Frame 1 (no input): blank canvas, image omitted
Frame 60 (no input): blank canvas, image omitted
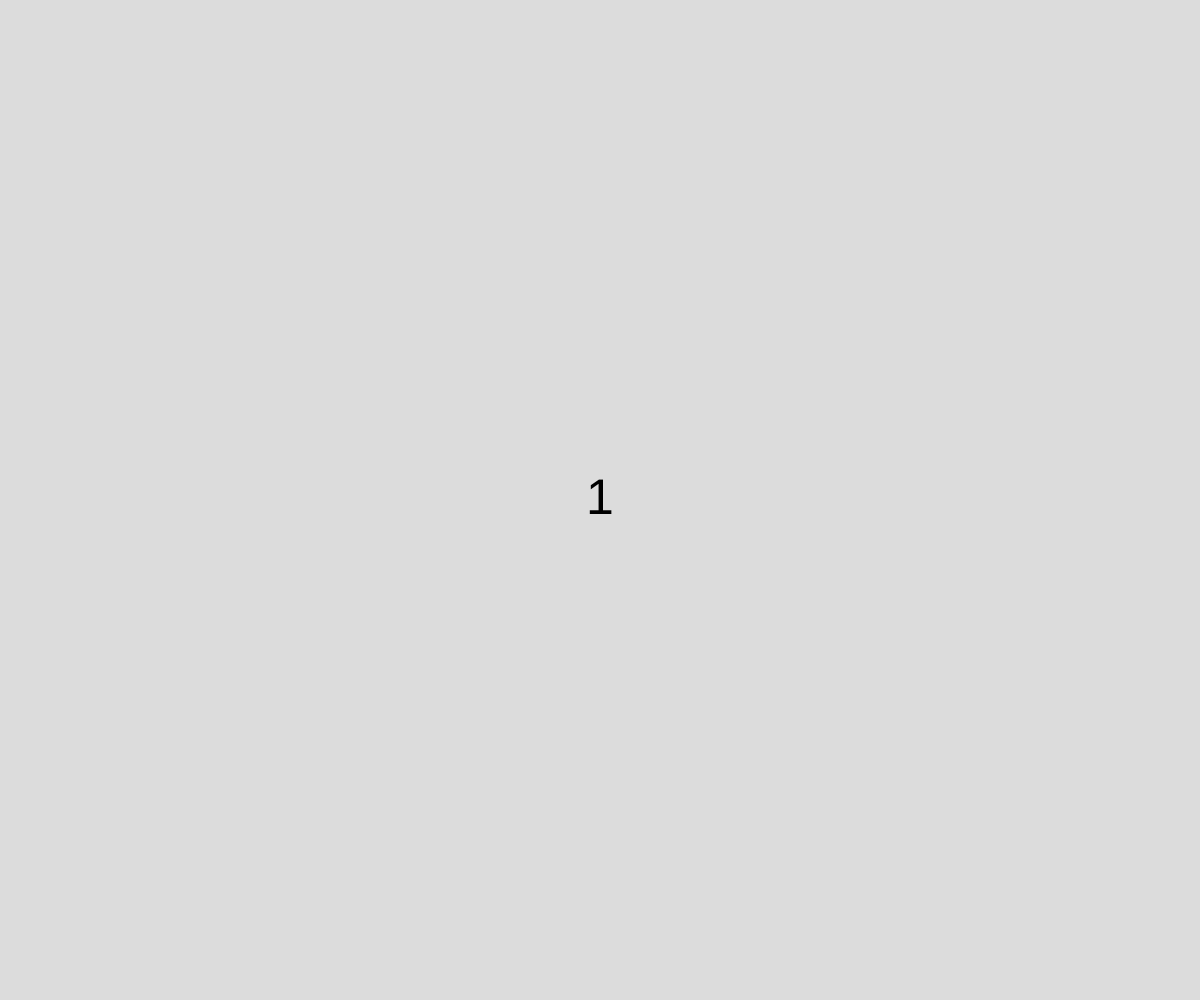
Frame 120 (the mouse pressed at the canvas centre since frame 60)

The p5.js sketch whose frames 1 and 60 were blank and that drew this single picture after the mouse press (run headless with seeded random() and noise() and a simulated clock; from frame 60 on, the mouse is pressed at the canvas centre):

// p5.js sketch
// ── sketch.js
// Project Title
// Your Name
// Date
//
// Extra for Experts:
// - describe what you did to take this project "above and beyond"


let numOfClicks;

function setup() {
  createCanvas(windowWidth, windowHeight);
  numOfClicks = getItem('score') || 0;
}

function draw() {
  background(220);

  displayClicks();
}

function displayClicks(){
  fill('black');
  textSize(50);
  textAlign(CENTER,CENTER);
  text(numOfClicks, width/2, height/2);
}

function mousePressed(){
  numOfClicks++;
  storeItem('score', numOfClicks);
}
